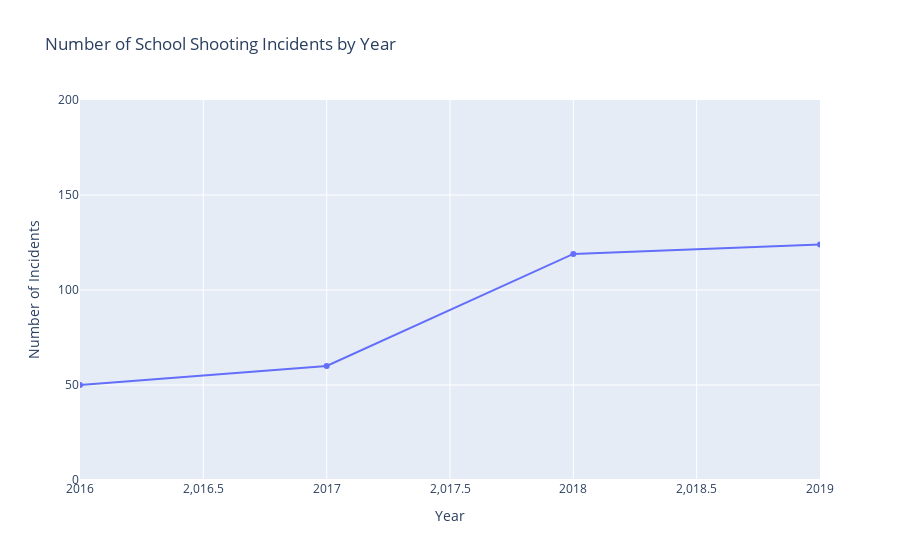

Notebook cell for this chart:
### Code cell
fig = px.line(
    incidents_over_time,
    x="Year",
    y="incident_count",
    markers=True,
    title="Number of School Shooting Incidents by Year"
)

fig.update_layout(
    xaxis_title="Year",
    yaxis_title="Number of Incidents",
    xaxis=dict(range=[2016, 2019]),
    yaxis=dict(range=[0, 200])
)

fig.show()

### Figure 1 — Plotly figure (JSON) as saved in the notebook; plotly's stock layout.template omitted (floating-point values rounded to 4 significant figures)
{"data": [{"hovertemplate": "Year=%{x}<br>incident_count=%{y}<extra></extra>", "legendgroup": "", "line": {"color": "#636efa", "dash": "solid"}, "marker": {"symbol": "circle"}, "mode": "lines+markers", "name": "", "orientation": "v", "showlegend": false, "type": "scatter", "x": [1966, 1967, 1968, 1969, 1970, 1971, 1972, 1973, 1974, 1975, 1976, 1977, 1978, 1979, 1980, 1981, 1982, 1983, 1984, 1985, 1986, 1987, 1988, 1989, 1990, 1991, 1992, 1993, 1994, 1995, 1996, 1997, 1998, 1999, 2000, 2001, 2002, 2003, 2004, 2005, 2006, 2007, 2008, 2009, 2010, 2011, 2012, 2013, 2014, 2015, 2016, 2017, 2018, 2019, 2020, 2021, 2022, 2023, 2024, 2025], "xaxis": "x", "y": [9, 7, 10, 5, 20, 21, 18, 19, 16, 15, 11, 16, 16, 14, 21, 17, 18, 25, 25, 21, 18, 25, 38, 20, 20, 32, 36, 47, 40, 24, 21, 26, 31, 23, 31, 26, 19, 34, 35, 52, 59, 46, 37, 32, 15, 16, 20, 34, 47, 41, 50, 60, 119, 124, 116, 257, 308, 350, 337, 146], "yaxis": "y"}], "layout": {"legend": {"tracegroupgap": 0}, "title": {"text": "Number of School Shooting Incidents by Year"}, "xaxis": {"anchor": "y", "domain": [0, 1], "range": [2016, 2019], "title": {"text": "Year"}}, "yaxis": {"anchor": "x", "domain": [0, 1], "range": [0, 200], "title": {"text": "Number of Incidents"}}}}
